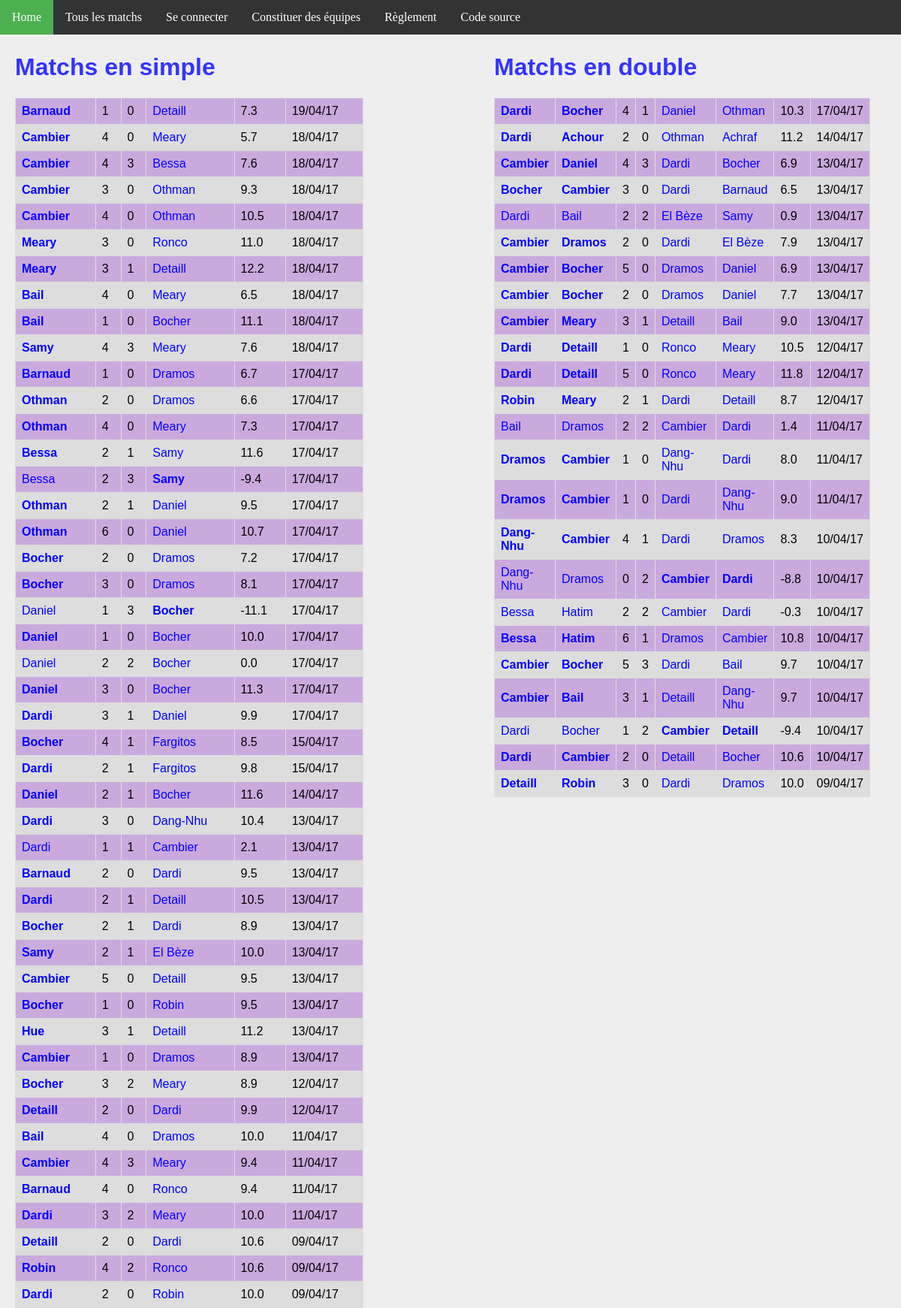
Before: /matchs/ with the older database file.
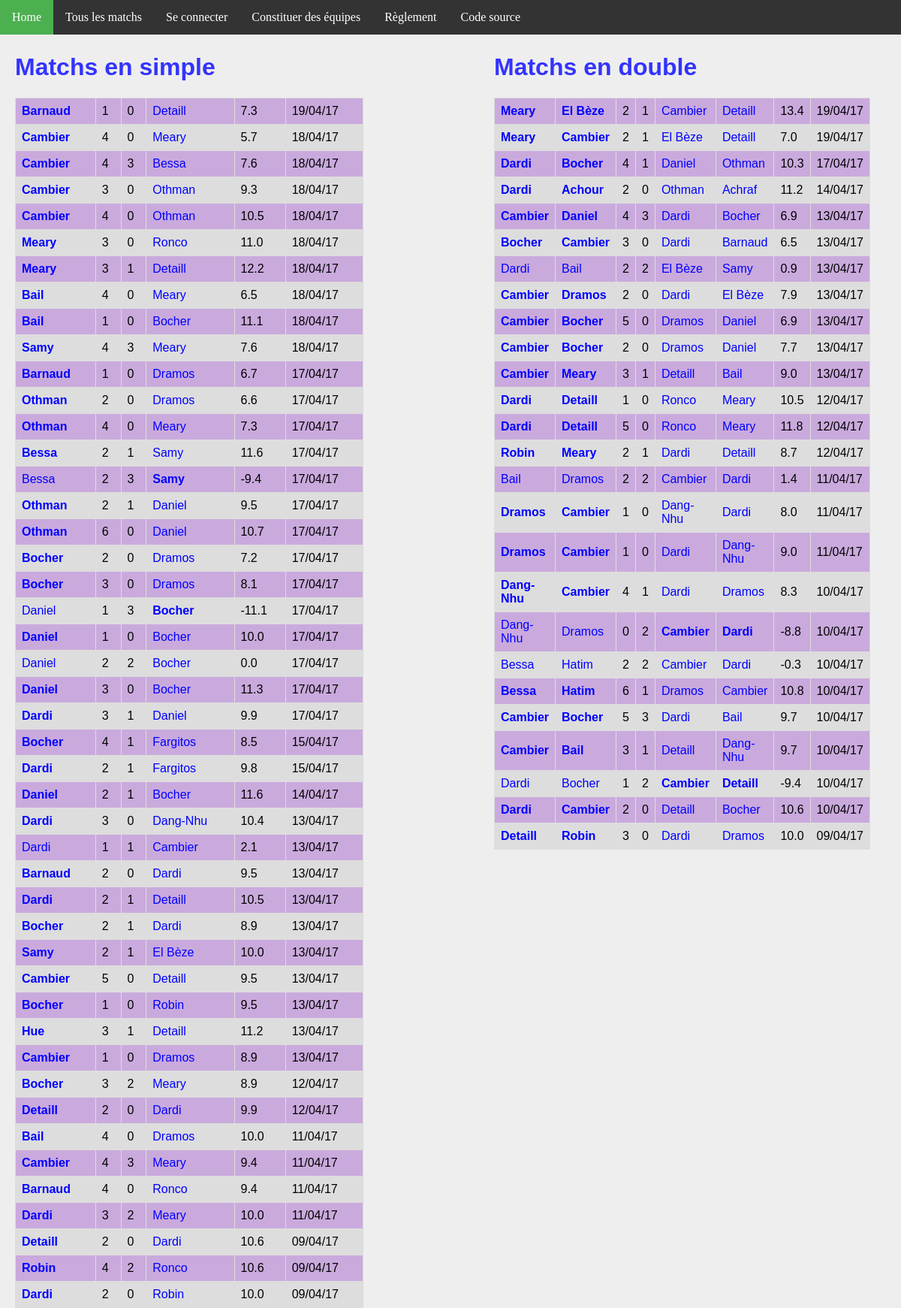
After: the same page with the newer database file.
### ranking/models.py (models this page shows, shortened)
class MatchSimple(models.Model):
    domicile = models.ForeignKey('Joueur', related_name = 'dom')
    exterieur = models.ForeignKey('Joueur', related_name = 'exte')
    date = models.DateTimeField(auto_now_add=True)
    buts_domicile = models.IntegerField(default=0)
    buts_exterieur = models.IntegerField(default=0)
    points = models.FloatField(default=0)
    @property
    def winner(self):
        if self.buts_domicile > self.buts_exterieur:
            return 1.
        elif self.buts_domicile < self.buts_exterieur:
            return 0.
        else:
            return 0.5

class Joueur(models.Model):
    user = models.OneToOneField(User, on_delete=models.CASCADE)
    pseudo = models.CharField(max_length = 50, default="Pax lambda")
    simple_score = models.FloatField(default=100)
    simple_rang = models.IntegerField(default=0)
    simple_victoires = models.IntegerField(default=0)
    simple_nuls = models.IntegerField(default=0)
    simple_defaites = models.IntegerField(default=0)
    simple_buts_pour = models.IntegerField(default=0)
    simple_buts_contre = models.IntegerField(default=0)
    double_score = models.FloatField(default=100)
    double_rang = models.IntegerField(default=0)
    double_victoires = models.IntegerField(default=0)
    double_nuls = models.IntegerField(default=0)
    double_defaites = models.IntegerField(default=0)
    double_buts_pour = models.IntegerField(default=0)
    double_buts_contre = models.IntegerField(default=0)

class MatchDouble(models.Model):
    domicile_1 = models.ForeignKey('Joueur', related_name = 'dom1')
    domicile_2 = models.ForeignKey('Joueur', related_name = 'dom2')
    exterieur_1 = models.ForeignKey('Joueur', related_name = 'exte1')
    exterieur_2 = models.ForeignKey('Joueur', related_name = 'exte2')
    date = models.DateTimeField(auto_now_add=True)
    buts_domicile = models.IntegerField(default=0)
    buts_exterieur = models.IntegerField(default=0)
    points = models.FloatField(default=0)
    @property
    def winner(self):
        if self.buts_domicile > self.buts_exterieur:
            return 1.
        elif self.buts_domicile < self.buts_exterieur:
            return 0.
        else:
            return 0.5

### ranking/views.py (the view)
# urls.py: url(r'^matchs/$', views.all_matchs, name='matchs'),
def all_matchs(request):
    context = {
        'simple_matchs': MatchSimple.objects.order_by('-date').all(),
        'double_matchs': MatchDouble.objects.order_by('-date').all(),
    }
    return render(request, 'all_matchs.html', context)

### ranking/templatetags/app_filter.py (called while the page is built)
@register.filter(name='decimal')
def decimal(x):
    return '{0:.1f}'.format(x)

### ranking/templates/all_matchs.html
{% extends 'base.html' %}
{% block body %}
{% load app_filter %}
<div id="column1" style="float:left; margin:0; width:40%;">
    <h1>Matchs en simple</h1>
    <table>
        {% for m in simple_matchs %}
        <tr>
            <td {% if m.winner == 1 %} style='font-weight:bold'{% endif %} >
                <a href="{% url 'joueur' m.domicile.id %}">{{m.domicile.pseudo}}</a>
            </td>
            <td>{{m.buts_domicile}}</td>
            <td>{{m.buts_exterieur}}</td>
            <td {% if m.winner == 0 %} style='font-weight:bold'{% endif %} >
                <a href="{% url 'joueur' m.exterieur.id %}">{{m.exterieur.pseudo}}</a>
            </td>
            <td>{{m.points|decimal}}</td>
            <td>{{m.date | date:'d/m/y'}}</td>
        </tr>
        {% endfor %}
    </table>
</div>
<div id="column2" style="float:left; margin-left:15%;width:40%;">
<h1>Matchs en double</h1>
<table>
    {% for m in double_matchs %}
    <tr>
        <td {% if m.winner == 1 %} style='font-weight:bold'{% endif %} >
            <a class="joueur" href="{% url 'joueur' m.domicile_1.id %}">{{m.domicile_1.pseudo}}</a>
        </td>
        <td {% if m.winner == 1 %} style='font-weight:bold'{% endif %} >
            <a class="joueur" href="{% url 'joueur' m.domicile_2.id %}">{{m.domicile_2.pseudo}}</a>
        </td>
        <td>{{m.buts_domicile}}</td>
        <td>{{m.buts_exterieur}}</td>
        <td {% if m.winner == 0 %} style='font-weight:bold'{% endif %} >
            <a class='joueur' href="{% url 'joueur' m.exterieur_1.id %}">{{m.exterieur_1.pseudo}}</a>
        </td>
        <td {% if m.winner == 0 %} style='font-weight:bold'{% endif %} >
            <a class='joueur' href="{% url 'joueur' m.exterieur_2.id %}">{{m.exterieur_2.pseudo}}</a>
        </td>
        <td>{{m.points|decimal}}</td>
        <td>{{m.date | date:'d/m/y'}}</td>
    </tr>
    {% endfor %}
</table>
</div>
{% endblock %}

Changed rows visible on the page:
added MatchDouble: domicile_1.pseudo "Meary", domicile_2.pseudo "El Bèze", buts_domicile "2", buts_exterieur "1", exterieur_1.pseudo "Cambier", exterieur_2.pseudo "Detaill", points|decimal "13.4", date "19/04/17"
added MatchDouble: domicile_1.pseudo "Meary", domicile_2.pseudo "Cambier", buts_domicile "2", buts_exterieur "1", exterieur_1.pseudo "El Bèze", exterieur_2.pseudo "Detaill", points|decimal "7.0", date "19/04/17"
